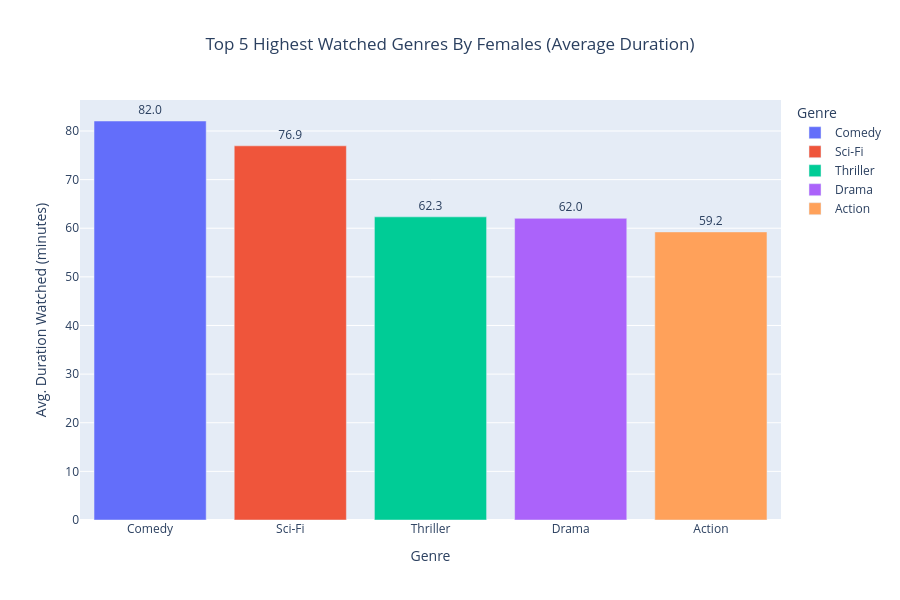

This figure's notebook cell:
### Code cell
streaming_vs.columns = streaming_vs.columns.str.replace('[^A-Za-z0-9_]+', '_', regex=True)

female_viewers = streaming_vs[streaming_vs['Gender'] == 'Female']

retention_v = female_viewers.groupby('Genre')['Duration_Watched_minutes_'].mean()



top_5_retention_female = retention_v.sort_values(ascending=False).head(5)




top_5_df = top_5_retention_female.reset_index()
top_5_df.columns = ['Genre', 'Average_Duration_Watched']



fig = px.bar(top_5_df, 
             x='Genre', 
             y='Average_Duration_Watched', color='Genre',            
             title='Top 5 Highest Watched Genres By Females (Average Duration)',             
             labels={'Average_Duration_Watched': 'Avg. Duration Watched (minutes)'},             
             text='Average_Duration_Watched', width=900, height=600)



fig.update_layout(title_x=0.5, legend_title_text='Genre')
fig.update_traces(texttemplate='%{text:.1f}', textposition='outside')



fig.show()

### Figure 1 — Plotly figure (JSON) as saved in the notebook; plotly's stock layout.template omitted (floating-point values rounded to 4 significant figures)
{"data": [{"alignmentgroup": "True", "hovertemplate": "Genre=%{x}<br>Avg. Duration Watched (minutes)=%{text}<extra></extra>", "legendgroup": "Comedy", "marker": {"color": "#636efa", "pattern": {"shape": ""}}, "name": "Comedy", "offsetgroup": "Comedy", "orientation": "v", "showlegend": true, "text": [82.05], "textposition": "outside", "texttemplate": "%{text:.1f}", "type": "bar", "x": ["Comedy"], "xaxis": "x", "y": [82.05], "yaxis": "y"}, {"alignmentgroup": "True", "hovertemplate": "Genre=%{x}<br>Avg. Duration Watched (minutes)=%{text}<extra></extra>", "legendgroup": "Sci-Fi", "marker": {"color": "#EF553B", "pattern": {"shape": ""}}, "name": "Sci-Fi", "offsetgroup": "Sci-Fi", "orientation": "v", "showlegend": true, "text": [76.94], "textposition": "outside", "texttemplate": "%{text:.1f}", "type": "bar", "x": ["Sci-Fi"], "xaxis": "x", "y": [76.94], "yaxis": "y"}, {"alignmentgroup": "True", "hovertemplate": "Genre=%{x}<br>Avg. Duration Watched (minutes)=%{text}<extra></extra>", "legendgroup": "Thriller", "marker": {"color": "#00cc96", "pattern": {"shape": ""}}, "name": "Thriller", "offsetgroup": "Thriller", "orientation": "v", "showlegend": true, "text": [62.34], "textposition": "outside", "texttemplate": "%{text:.1f}", "type": "bar", "x": ["Thriller"], "xaxis": "x", "y": [62.34], "yaxis": "y"}, {"alignmentgroup": "True", "hovertemplate": "Genre=%{x}<br>Avg. Duration Watched (minutes)=%{text}<extra></extra>", "legendgroup": "Drama", "marker": {"color": "#ab63fa", "pattern": {"shape": ""}}, "name": "Drama", "offsetgroup": "Drama", "orientation": "v", "showlegend": true, "text": [62.04], "textposition": "outside", "texttemplate": "%{text:.1f}", "type": "bar", "x": ["Drama"], "xaxis": "x", "y": [62.04], "yaxis": "y"}, {"alignmentgroup": "True", "hovertemplate": "Genre=%{x}<br>Avg. Duration Watched (minutes)=%{text}<extra></extra>", "legendgroup": "Action", "marker": {"color": "#FFA15A", "pattern": {"shape": ""}}, "name": "Action", "offsetgroup": "Action", "orientation": "v", "showlegend": true, "text": [59.24], "textposition": "outside", "texttemplate": "%{text:.1f}", "type": "bar", "x": ["Action"], "xaxis": "x", "y": [59.24], "yaxis": "y"}], "layout": {"barmode": "relative", "height": 600, "legend": {"title": {"text": "Genre"}, "tracegroupgap": 0}, "title": {"text": "Top 5 Highest Watched Genres By Females (Average Duration)", "x": 0.5}, "width": 900, "xaxis": {"anchor": "y", "categoryarray": ["Comedy", "Sci-Fi", "Thriller", "Drama", "Action"], "categoryorder": "array", "domain": [0, 1], "title": {"text": "Genre"}}, "yaxis": {"anchor": "x", "domain": [0, 1], "title": {"text": "Avg. Duration Watched (minutes)"}}}}
